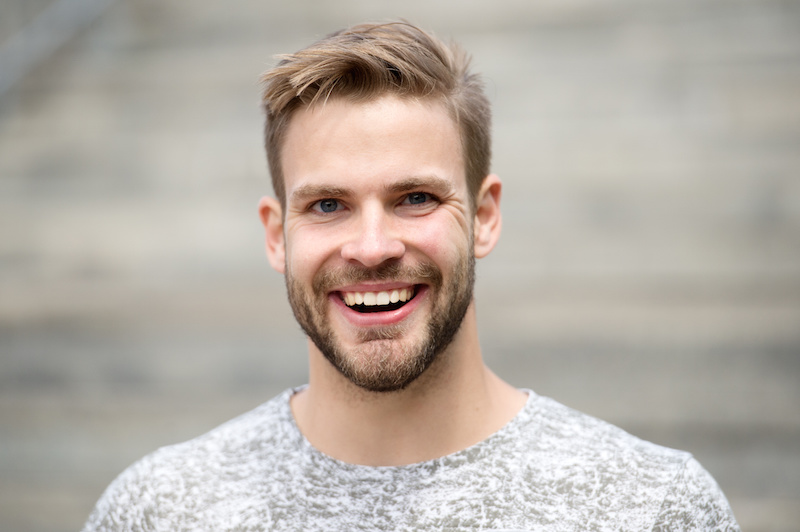
#> input picture CG&ITIP/SEE/programs/image.png, 800 x 532 px
$ python p2.py
#> lines starting #> are read from the running program, lines starting #| are printed output that depends on the picture
# Program-8 program to show rotation, scaling, and translation on an image
#Python program to explain cv2.rotate() method, cv2.resize(),translate

import cv2
from matplotlib import pyplot as plt
import numpy as np

plt.figure(figsize=(20, 10))
rows = 2
columns = 2

src = cv2.imread('image.png')
#> src is the input picture: shape (532, 800, 3); mean B, G, R 164.6, 173.2, 181.8
src = src[:,:,::-1]

plt.subplot(rows, columns, 1)
plt.imshow(src)
plt.axis('off')
plt.title("Original")

rot = cv2.rotate(src, cv2.ROTATE_90_CLOCKWISE)
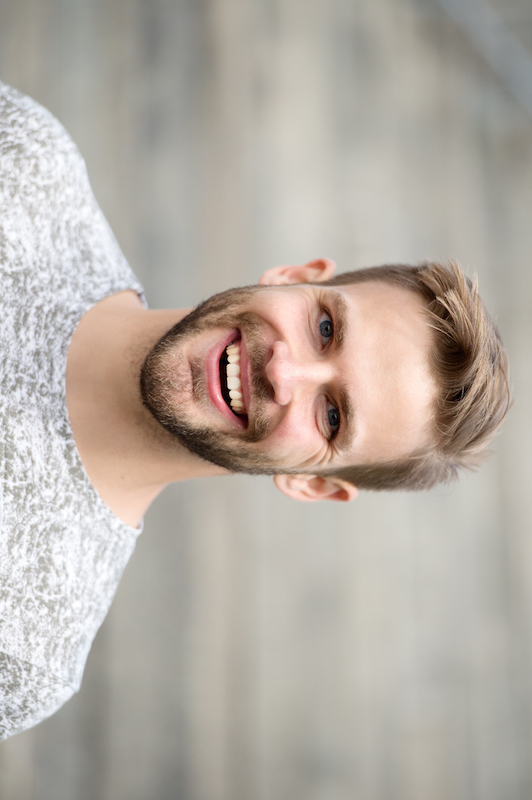
#> rot: shape (800, 532, 3); mean R, G, B 181.8, 173.2, 164.6

plt.subplot(rows, columns, 2)
plt.imshow(rot)
plt.axis('off')
plt.title("Rotated")

(h, w) = src.shape[:2]
#> h = 532; w = 800
newdim = (100, h)
#> newdim = (100, 532)
img_resized = cv2.resize(src, newdim, interpolation=cv2.INTER_AREA)
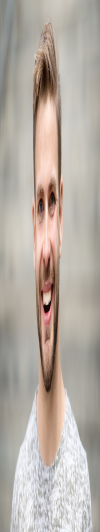
#> img_resized: shape (532, 100, 3); mean R, G, B 181.8, 173.2, 164.6

plt.subplot(rows, columns, 3)
plt.imshow(img_resized)
plt.axis('off')
plt.title("Resized")

M = np.float32([[1, 0, 25], [0, 1, 50]])
shifted = cv2.warpAffine(src, M, (w, h))
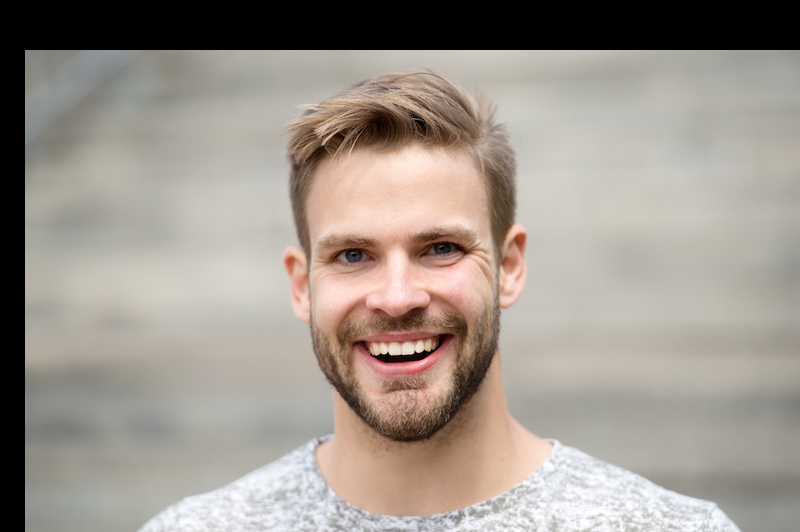
#> shifted: shape (532, 800, 3); mean R, G, B 158.5, 150, 141.6

plt.subplot(rows, columns, 4)
plt.imshow(shifted)
plt.axis('off')
plt.title("Translated")

plt.tight_layout()
plt.show()
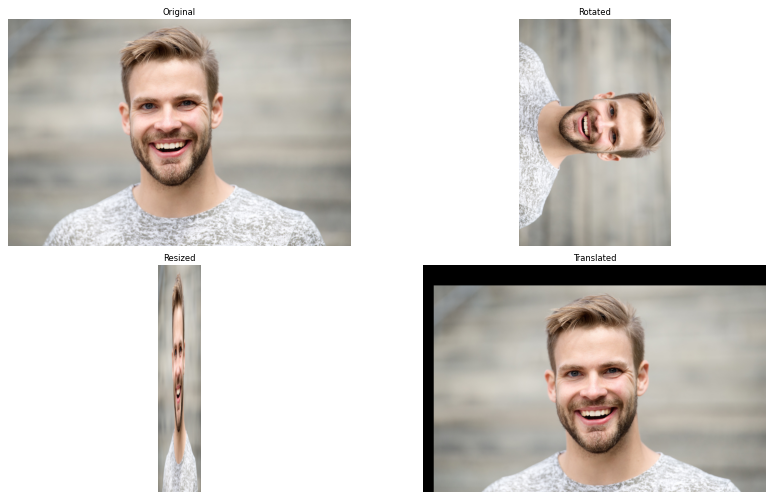
#> figure drawn by matplotlib, 4 panels
